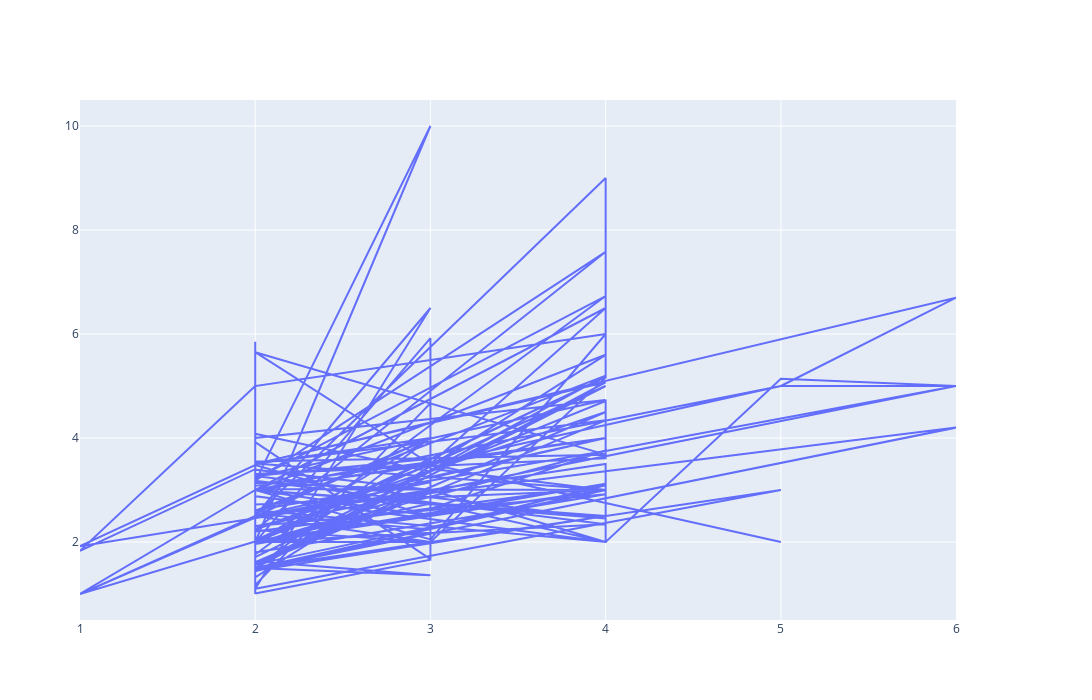

Source (notebook cell):
### Code cell
fig = make_subplots(specs=[[{"secondary_y": True}]])

fig.update_layout(
		width= 1500,
        height=700,
		legend=dict(
	    orientation="h",
	    yanchor="bottom",
	    y=1.05,
	    xanchor="left",
	    x=0.01)
)

fig.add_trace(go.Scatter(y=btvn['tip'], 
                        x=btvn['size'],
                		mode="lines",
                  	    name='Male',
                        marker_size=10
                        )
              )

### Figure 1 — Plotly figure (JSON) as saved in the notebook; plotly's stock layout.template omitted (floating-point values rounded to 4 significant figures; data arrays with more than 128 entries replaced by an {"elided": "..."} marker saying what was removed)
{"data": [{"marker": {"size": 10}, "mode": "lines", "name": "Male", "type": "scatter", "x": {"elided": "244 int values"}, "y": {"elided": "244 float values"}}], "layout": {"height": 700, "legend": {"orientation": "h", "x": 0.01, "xanchor": "left", "y": 1.05, "yanchor": "bottom"}, "width": 1500, "xaxis": {"anchor": "y", "domain": [0, 0.94]}, "yaxis": {"anchor": "x", "domain": [0, 1]}, "yaxis2": {"anchor": "x", "overlaying": "y", "side": "right"}}}
